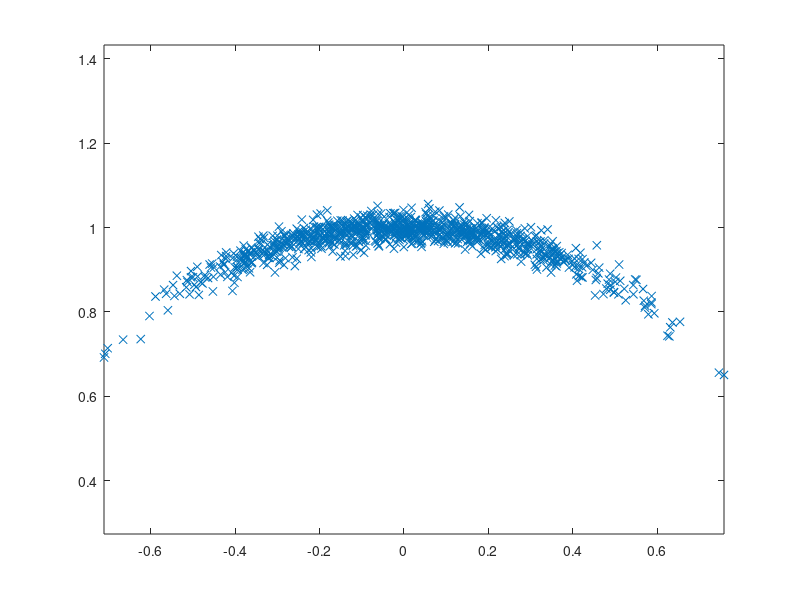

MATLAB code to generate this figure: (Note: this script raises an error after producing the figure.)
clear variables; close all; clc


yTrue		= [0; 1];
stdDevRange = 0.02;
stdDevBrng	= 15*pi/180;

rangeTrue	= norm(yTrue);
brngTrue	= atan2(yTrue(2), yTrue(1));

nSamples	= 1E3;

zRange		= rangeTrue + stdDevRange*randn(nSamples, 1);
zBrng		= brngTrue + stdDevBrng*randn(nSamples, 1);

y1PlotSamples	= zRange.*cos(zBrng);
y2PlotSamples	= zRange.*sin(zBrng);

figure;
plot(y1PlotSamples, y2PlotSamples, 'x'); axis equal; hold on;
make_nice_figures(gcf, gca, 18, [], '$y_1$', '$y_2$', [], [], [], [-1, 1], [0.8 1.2])

sampleMean	= mean([y1PlotSamples y2PlotSamples]);
sampleVar1	= var(y1PlotSamples);
sampleVar2	= var(y2PlotSamples);

yBar		= sampleMean;
p11			= sampleVar1;
p22			= sampleVar2;

disp([sqrt(p11) sqrt(p22)])





y1PlotTmp	= linspace( (yBar(1) - sqrt(p11)), (yBar(1) + sqrt(p11)), 100);
y2PlotTmp1	= sqrt(p22)*(1 - ((y1PlotTmp - yBar(1))/sqrt(p11)).^2).^0.5 + yBar(2);
y2PlotTmp2	= -sqrt(p22)*(1 - ((y1PlotTmp - yBar(1))/sqrt(p11)).^2).^0.5 + yBar(2);
plot(yBar(1), yBar(2), '.', 'MarkerSize', 20);
ax = gca; ax.ColorOrderIndex = ax.ColorOrderIndex - 1;
plot(y1PlotTmp, y2PlotTmp1, 'LineWidth', 3);
ax = gca; ax.ColorOrderIndex = ax.ColorOrderIndex - 1;
plot(y1PlotTmp, y2PlotTmp2, 'LineWidth', 3)

rangeMean	= mean(zRange);		% Sanity check
brngMean	= mean(zBrng);

P0			= [stdDevRange^2 0; 0 stdDevBrng^2];
jacA		= [...
	cos(brngMean) -rangeMean*sin(brngMean); ...
	sin(brngMean) -rangeMean*cos(brngMean)];
P1			= jacA * P0 * jacA'

yBar		= rangeMean*[cos(brngMean); sin(brngMean)];
p11			= P1(1,1);
p22			= P1(2,2);

disp([sqrt(p11) sqrt(p22)])


y1PlotTmp	= linspace( (yBar(1) - sqrt(p11)), (yBar(1) + sqrt(p11)), 100);
y2PlotTmp1	= sqrt(p22)*(1 - ((y1PlotTmp - yBar(1))/sqrt(p11)).^2).^0.5 + yBar(2);
y2PlotTmp2	= -sqrt(p22)*(1 - ((y1PlotTmp - yBar(1))/sqrt(p11)).^2).^0.5 + yBar(2);
plot(yBar(1), yBar(2), '.', 'MarkerSize', 20);
ax = gca; ax.ColorOrderIndex = ax.ColorOrderIndex - 1;
plot(y1PlotTmp, y2PlotTmp1, 'LineWidth', 3);
ax = gca; ax.ColorOrderIndex = ax.ColorOrderIndex - 1;
plot(y1PlotTmp, y2PlotTmp2, 'LineWidth', 3)


%%
nX	= 2;
S	= chol(nX*P0);

xSigma(:, 1)	= [rangeMean; brngMean] + S(1, :)';
xSigma(:, 2)	= [rangeMean; brngMean] + S(2, :)';
xSigma(:, 3)	= [rangeMean; brngMean] - S(1, :)';
xSigma(:, 4)	= [rangeMean; brngMean] - S(2, :)';

